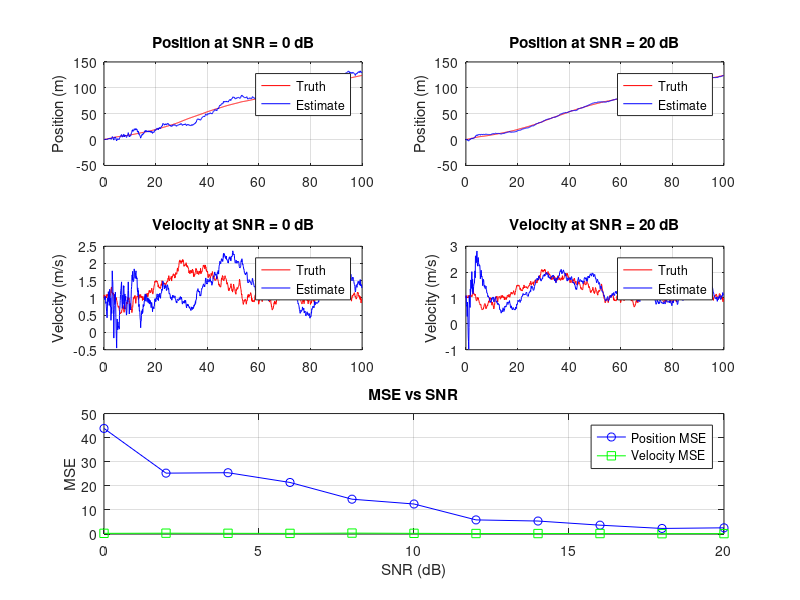

Write the MATLAB code that produced this figure.
%Matrix kalman filter v1.2
%BEE499 Ghirmai Spring 2026

%x is the true state. The actual position or value of the object that we
%cant see.
%y(n) is sensor noise. This is not a perfect value of the true value.
%xest is the filter's estimate with example physics formula and sensor noise
%p(n) is the prediction error. This means how much we trust the current
%estimate.
%k(n) kalman gain helps to offset the sensor to a more accurate value.

clear; clc; close all;

%given values:
N=1000; %amount of cycles to run in the simulation
T = 0.1; %time step in seconds

A = [1 T;
    0 1];

C = [1, 0];

a=0.8; 
c=0.6;

var_w = 0.25;
var_v = 0.25;

%Process noise covariance matrix
%how much we tell the filter that the physics is reliable
B=[0.5*T^2; T];
Q= B*B'*var_w;

%Measurement noise covariance
%how much noise we tell the filter that the sensor has
R = var_v;

%identity matrix 2x2
I = eye(2);

%given that (sigma_v)^2 and (sigma_w)^2 = 0.25
sigma_w = 0.5;
sigma_v = 0.5;

%x matrix has 2 rows position, velocity and N columns
x = zeros(2, N);
%y matrix has 1 row (measured position) and N columns
y = zeros(1, N);

%given initial values of x
x(:, 1) = [0;
           1];

%setup xest matrix
xest(:, 1) = [0;
                1];

%setup uncertainty matrix 
P = eye(2) *10;

%SNR setup
SNR_vector = 0:2:20;
mse_position_array = zeros(1, length(SNR_vector));
mse_velocity_array = zeros(1, length(SNR_vector));

for n = 2:N
    %simulation generates a random process noise:
   w = [0.5*T^2; T] * sqrt(var_w) * randn;

   %calculate next state based off the noise we just got
   x(:, n) = A * x(:, n-1) + w;
end


%outer SNR loop
for i =1:length(SNR_vector)

    %get power of the position signal
    %because the sensor only sees position
    Psignal = mean((C*x).^2);
    %noise of signal is based off of the SNR 
    var_v = Psignal*10^(-SNR_vector(i)/10);
    R = var_v;

    y = zeros(1,N);
    xest = zeros(2, N);
    xest(:, 1) = [0;
                    1];
    P = eye(2)*10;

    for n = 2:N
       %measurement update step in same loop
       %simulation generates a random measurement noise:
       %this is like a real sensor measurment, but we randomize it here
       v_noise = sqrt(var_v) * randn;
       y(n) = C * x(:, n) + v_noise;
    
       %Step 1: prediction time update
       xest(:, n) = A*xest(:, n-1);
       P = A*P*A'+Q;
       K = (P*C') / (C*P*C'+R);
    
       %Step 2: measurement update 
       %correct our prediction
       xest(:,n) = xest(:,n) + K* (y(n) - C*xest(:,n));
       %update our uncertainty
       P = (I - K*C) * P;
    
    end

    %calculate MSE
    mse_position_array(i) = mean((x(1,:) - xest(1,:)).^2);
    mse_velocity_array(i) = mean((x(2,:) - xest(2,:)).^2);

    %save to be plotted later
    if SNR_vector(i) == 0
        xest_snr0 = xest;
    end
    if SNR_vector(i) == 20
        xest_snr20 = xest;
    end


end


figure;

%instead of plotting over N, plot over actual time
time = (0: N-1) * T;

%plot Position at SNR = 0
subplot(3,2,1);
plot(time, x(1,:), 'r'); 
hold on;
plot(time, xest_snr0(1,:), 'b');
grid on;
title('Position at SNR = 0 dB');
ylabel('Position (m)');
legend('Truth', 'Estimate', 'Location', 'best');

%plot Position at SNR = 20
subplot(3,2,2);
plot(time, x(1,:), 'r'); 
hold on;
plot(time, xest_snr20(1,:), 'b');
grid on;
title('Position at SNR = 20 dB');
ylabel('Position (m)');
legend('Truth', 'Estimate', 'Location', 'best');

%plot Velocity at SNR = 0
subplot(3,2,3);
plot(time, x(2,:), 'r'); 
hold on;
plot(time, xest_snr0(2,:), 'b');
grid on;
title('Velocity at SNR = 0 dB');
ylabel('Velocity (m/s)');
legend('Truth', 'Estimate', 'Location', 'best');

%plot Velocity at SNR = 20
subplot(3,2,4);
plot(time, x(2,:), 'r'); 
hold on;
plot(time, xest_snr20(2,:), 'b');
grid on;
title('Velocity at SNR = 20 dB');
ylabel('Velocity (m/s)');
legend('Truth', 'Estimate', 'Location', 'best');


%Plot of MSE vs SNR for position AND velocity
subplot(3,2,[5,6]); 
plot(SNR_vector, mse_position_array, 'o-b'); 
hold on;
plot(SNR_vector, mse_velocity_array, 's-g');
grid on;
title('MSE vs SNR');
xlabel('SNR (dB)');
ylabel('MSE');
legend('Position MSE', 'Velocity MSE');
